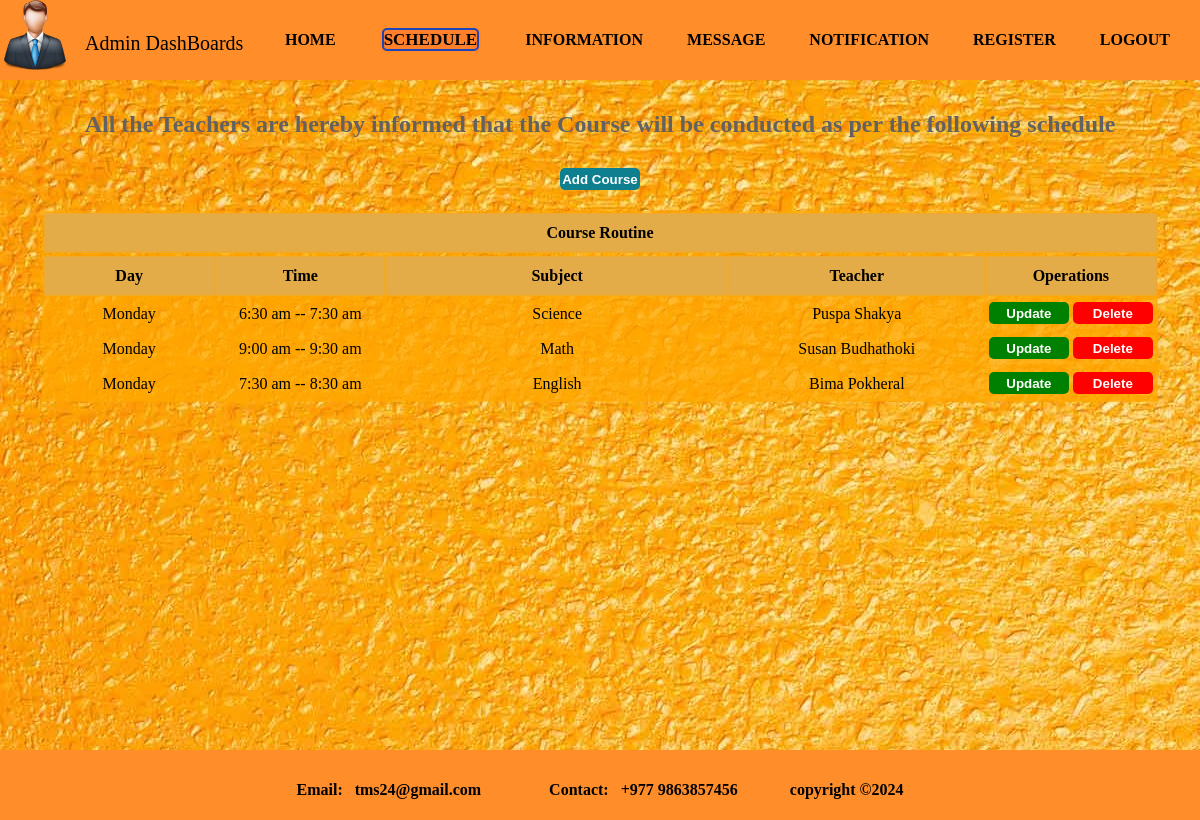
Screenshot of /displaycourse.php with the database file from the repository.
### tables this page shows
CREATE TABLE `course` (
  `id` int(100) NOT NULL,
  `day` varchar(255) NOT NULL,
  `time` varchar(255) NOT NULL,
  `subject` varchar(100) NOT NULL,
  `teacher` varchar(100) NOT NULL
);

### displaycourse.php (the view, shortened to what this page needs)
<html>
<head>
<link rel="stylesheet" type="text/css" href="style.css">
</head>
<body>
<div class="wrapper">
	<header>
		<div class="icon">
		<a href='http://localhotms/adminhome.php'>
        <img src="img/admindash.jpg" height="70px" width="70px"></a></div>
		<div class="tms">
		<a href='http://localhost/tms/adminhome.php'style="text-decoration: none"><p style="color:black; font-size: 20px;">Admin DashBoards</p></a>
	    </div>
		<nav>
                <ul id='MenuItems'>
                    <li><a href='http://localhost/tms/adminhome.php'><b>HOME</a></li>
                    <li><div class="dropdown" >
 				    <button onclick="myFunction()" class="dropbtn"><b style="background-color:#ff7f2a";><a class="active">SCHEDULE</a></b></button>
                    </div></li>
                    <li><a href='http://localhost/tms/recorddisplay.php'><b>INFORMATION</b></a></li>
                    <li><a href='http://localhost/tms/chatdisplay.php'><b>MESSAGE</b></a></li>
                    <li><a href='http://localhost/tms/notifydisplay.php'><b>NOTIFICATION</b></a></li>
                    <li><a href='http://localhost/tms/displayregister.php'><b>REGISTER</b></a></li>
                    <li><a href='http://localhost/tms/logoutbox.php'><b>LOGOUT</b></a></li>
                </ul>
        </nav>
	</header>
	<section>
		<div class="admin-img">
			<br><br>
<?php
include("config.php");
$query= "SELECT * FROM course";
$data = mysqli_query($conn,$query);
$total = mysqli_num_rows($data);
if($total != 0)
{
	?>
<center><caption><font size="5px" color="#636261"><b>All the Teachers are hereby informed that the Course will be conducted as per the following schedule</b></font></caption></center><br><br>
	<h3 align="center"><a href='createcourse.php'><input type='submit' value='Add Course' class='add'></a></h3><br>
	<center><table border="3" cellspacing="7" width="93%">
		<tr><th width="10%" height="40px">Course Routine</th></tr>
		<table class="table" border="3" cellspacing="7" width="93%">
		<tr>
		<th width="10%">Day</th>
		<th width="10%">Time</th>
		<th width="20%">Subject</th>
		<th width="15%">Teacher</th>
		<th width="10%">Operations</th>
		</tr>
	<?php
	while($result = mysqli_fetch_assoc($data))
	{
	echo "<tr>
		      <td>".$result['day']."</td>
		      <td>".$result['time']."</td>
		      <td>".$result['subject']."</td>
		      <td>".$result['teacher']."</td>
		      <td><a href='updatecourse.php?id=$result[id]'><input type='submit' value='Update' class='update'></a>
		      <a href='deletecourse.php?id=$result[id]'><input type='submit' value='Delete' class='delete' onclick='return checkdelete()'></a></td>
		</tr>
		";
    }
}
?>
</table>
</center>
</div>
		</section>
		<footer><br>
			<p style="color:black; text-align: center; font-style: new time romans"><br>
				Email: &nbsp tms24@gmail.com &nbsp &nbsp &nbsp &nbsp &nbsp &nbsp &nbsp &nbsp
				Contact: &nbsp +977 9863857456 &nbsp; &nbsp; &nbsp; &nbsp; &nbsp; &nbsp; copyright ©2024
			</p>
		</footer>
	</div>
</body>
</html>

### style.css (style rules this page uses)
html, body, div, span, object, iframe, h1, h2, h3, h4, h5, h6, p, blockquote, pre, abbr, address, cite, code, del, dfn, em, img, ins, kbd, q, samp, small, strong, sub, sup, var, b, i, dl, dt, dd, ol, ul, li, fieldset, form, label, legend, table, caption, tbody, tfoot, thead, tr, th, td, article, aside, canvas, details, figcaption, figure, footer, header, hgroup, menu, nav, section, summary, time, mark, audio, video { margin:0; padding:0; border:0; outline:0; font-size:100%; vertical-align:baseline; background:transparent; }
body { line-height:1; }
article,aside,details,figcaption,figure, footer,header,hgroup,menu,nav,section { display:block; }
nav ul { list-style:none; }
a { margin:0; padding:0; font-size:100%; vertical-align:baseline; background:transparent; }
table { border-collapse:collapse; border-spacing:0; }
input, select { vertical-align:middle; }
.wrapper { height: 670px; width: 100%; background-color: #ff7f2a; }
header { height: 80px; width: 100%; background-color: #ff8d2a; }
section { height: 670px; width: 100%; background-color: #EAECEE; }
footer { height: 70px; width: 100%; background-color: #ff8d2a; }
.icon { float: left; }
.tms { float: left; padding: 8px; line-height: 70px; padding-left: 15px; display: ; color: black; text-decoration: none; }
li a { color: black; text-decoration: none; }
nav { float: right; word-spacing: 40px; padding: 0px; margin-right: 30px; }
nav li { display: inline-block; line-height: 80px; }
nav a.active { border: 2px solid #1c45b9; border-radius: 5px; transition: .5s; }
* { margin:0; padding:0; box-sizing: border-box; outline: none; border:none; text-decoration: none; }
* { padding-right: 0; margin: 0; box-sizing: border-box; }
section .admin-img { height: 670px; margin-top: 0px; background-image: url("img/tms11.jpg"); }

### displaycourse.php (style rules this page uses)
.dropdown { position: relative; display: inline-block; border: 2px solid #ff7f2a6e; border-radius: 5px; transition: .5s; line-height: 20px; }
.dropbtn { font-family: new times romans; color: black; text-decoration: none; font-size: 17px; cursor: pointer; background-color: #ff7f2a6e; }
body { height: 670px; margin-top: 0px; }
table, tr ,td,th { text-align: center; height: 30px; padding-top: 5px; border: 3px solid #ffa50059; background-color:#ffa50059; }
th { height: 40px; padding-top: 10px; background-color: #e3ac48; }
.update ,.delete ,.add, .course, .exam { background-color: green; color: white; border: 0; outline: none; border-radius: 5px; height: 22px; width: 80px; font-weight: bold; cursor: pointer; text-align: center; margin-bottom: 5px; }
.delete { background-color: red; }
.add { background-color: #0d7f8f; }

### rows the page displays
course: day "Monday", time "6:30 am -- 7:30 am", subject "Science", teacher "Puspa Shakya"
course: day "Monday", time "9:00 am -- 9:30 am", subject "Math", teacher "Susan Budhathoki"
course: day "Monday", time "7:30 am -- 8:30 am", subject "English", teacher "Bima Pokheral"
